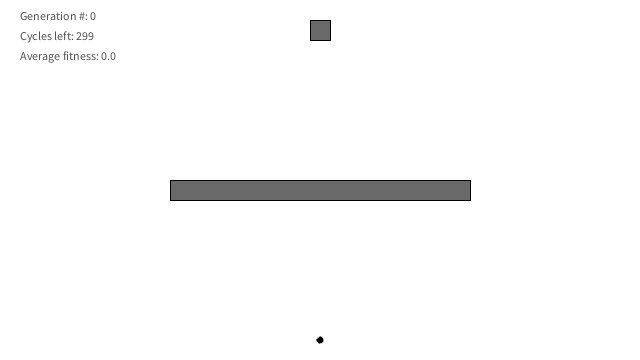
Frame 1 (no input)
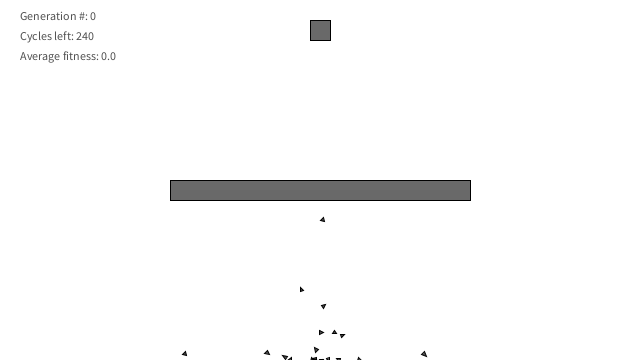
Frame 60 (the mouse pressed at the canvas centre just before this capture)
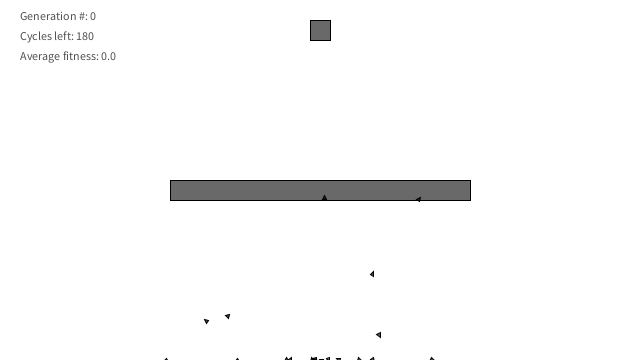
Frame 120 (the mouse held since frame 60 and released just before this capture)

The Processing sketch that drew these frames (run headless with seeded random() and noise(); from frame 60 on, the mouse is pressed at the canvas centre):

// Processing sketch: SmartRocketsv2
// ── SmartRocketsv2.pde
Population population;
ArrayList<Obstacle> obstacles;
void setup() {
  size(640, 360);
  population = new Population(0.05, 1, 300, 20, new Obstacle(width/2-10,20,20,20), new PVector(width/2, height-20));
  obstacles = new ArrayList<Obstacle>();
  obstacles.add(new Obstacle(width/2-150, height/2, 300, 20));
}


void draw() {
  background(255);
  population.run(obstacles);
  text("Generation #: " + population.generations,20, 20);
  text("Cycles left: " + (population.lifetime - population.current_time), 20, 40);
  text("Average fitness: " + population.avgfit, 20,60); 
  
   population.target.display();
   for(Obstacle o: obstacles) {
    o.display(); 
   }
 
}
// ── Classes.pde

class DNA {
  PVector[] genes;
  float maxforce;
  float fitness;
  float recordDist = -1;

  void fitness(PVector location, Obstacle target, float finish_time) {
    float dist = PVector.dist(location, target.location); 
    if (dist < recordDist || recordDist == -1) recordDist = dist;
    fitness = (1/(finish_time * recordDist));
    //fitness = pow(fitness, 2);
  }

  DNA(int num, float maxforce) {
    genes = new PVector[num];
    for (int i = 0; i<genes.length; i++) {
      genes[i] = PVector.random2D();
      genes[i].mult(random(0, maxforce));
    }
  }

  DNA crossover(DNA partner) {
    DNA dna = new DNA(min(genes.length, partner.genes.length), (maxforce + partner.maxforce)/2);

    int crossoverpoint = int(random(dna.genes.length));
    for (int i = 0; i < dna.genes.length; i++) {
      if (i <= crossoverpoint) dna.genes[i] = genes[i];
      else dna.genes[i] = partner.genes[i];
    }

    return dna;
  }

  void mutate(float mutation_rate) {
    for (int i = 0; i<genes.length; i++) {
      if (random(1) <= mutation_rate) {
        genes[i] = PVector.random2D();
        ;
        genes[i].mult(random(0, maxforce));
      }
    }
  }
}

/*
  if(location.x > width || location.x < 0 || location.y > height || location.y < 0)
 isAlive = false;
 */
class Rocket {
  PVector location;
  PVector velocity;
  PVector acceleration;
  float mass;
  DNA dna;
  int geneCounter = 0;
  float startX, startY;
  boolean stopped = false;
  boolean hit_target = false;
  int finish_time = 0;

  Rocket(float x, float y, DNA dna, float mass) {
    location = new PVector(x, y);
    this.velocity = new PVector();
    this.acceleration = new PVector();
    this.dna = dna;
    this.mass = mass;
    startX = x;
    startY = y;
  }

  void obstacles(ArrayList<Obstacle> obstacles) {
    for (Obstacle obstacle : obstacles ) {
      if (obstacle.contains(location))
        stopped = true;
    }
  }

  void applyForce(PVector f) {
    PVector force = f.copy();
    force.div(mass);
    acceleration.add(force);
  }

  void update(Obstacle target) {
    velocity.add(acceleration);
    location.add(velocity);
    acceleration.mult(0);
    float dist = PVector.dist(location, target.location); 
    if (dist < dna.recordDist || dna.recordDist == -1) dna.recordDist = dist;
  }

  Rocket crossover(Rocket partner) {
    DNA offspring = dna.crossover(partner.dna);
    Rocket child = new Rocket(startX, startY, offspring, (mass + partner.mass)/2);
    return child;
  }



  void display() {
    fill(0, 175);
    stroke(0);
    float theta = velocity.heading();

    pushMatrix();
    translate(location.x, location.y);
    rotate(theta);
    triangle(-mass, mass, -mass, -mass, mass, 0);

    popMatrix();
  }

  void run(Obstacle target) {
    if (target.contains(location)) {
      hit_target=true;
    } else {
      finish_time++;
    }
    if (location.x > width || location.x < 0 || location.y > height || location.y < 0) stopped = true;
    if (!stopped) {
      applyForce(dna.genes[geneCounter]);
      geneCounter++;
      update(target);
    }
    display();
  }
}

class Obstacle {
  PVector location;
  float w, h;

  Obstacle(float x, float y, float w, float h) {
    location = new PVector(x, y);
    this.w = w;
    this.h = h;
  }


  void display() {
    pushMatrix();
    fill(0, 150); 
    rectMode(CORNER);
    rect(location.x, location.y, w, h);
    popMatrix();
  }


  boolean contains(PVector v) {
    return (v.x > location.x && v.x < location.x + w && v.y > location.y && v.y < location.y + h);
  }
}


class Population {
  float mutationRate;
  Rocket[] population;
  Obstacle target;
  PVector start;
  ArrayList<Rocket> matingPool;
  int generations = 0;
  int current_time = 0;
  float maxforce;
  int lifetime;
  float avgfit = 0;

  Population(float mutationRate, float maxforce, int lifetime, int population_size, Obstacle target, PVector start) {
    this.mutationRate = mutationRate;
    this.maxforce = maxforce;
    this.lifetime = lifetime;
    population = new Rocket[population_size];
    this.target = target;
    this.start = start.copy();

    for (int i = 0; i <population.length; i++) {
      population[i] =new Rocket(start.x, start.y, new DNA(lifetime, maxforce), 2);
    }
  }

  void fitness() {
    float summation = 0;
    for (int i = 0; i<population.length; i++) {
      population[i].dna.fitness(population[i].location, target, population[i].finish_time);
      if (population[i].stopped) population[i].dna.fitness *= 0.1;
      if (population[i].hit_target) population[i].dna.fitness *= 2;
      summation += (population[i].dna.fitness * 1000);
    }
    avgfit = summation/population.length;
  }
  void selection() {
    matingPool = new ArrayList<Rocket>();
    for (int i = 0; i<population.length; i++) {
      print("Population["+ i + "]: "+ population[i].dna.fitness + "\n");
      int n = (int)(population[i].dna.fitness * 100000);

      for (int j =0; j< n; j++) {
        matingPool.add(population[i]);
      }
    }
  }

  void reproduction() {
    float size = matingPool.size();
    if (size == 0) { 
      for (int i = 0; i <population.length; i++) {
        population[i] =new Rocket(start.x, start.y, new DNA(lifetime, maxforce), 2);
      }
      return;
    }
    for (int i = 0; i <population.length; i++) {

      int a = int(random(size));
      int b = int(random(size));

      Rocket parentA = matingPool.get(a);
      Rocket parentB = matingPool.get(b);
      Rocket child = parentA.crossover(parentB);
      population[i] = child;
      population[i].dna.mutate(mutationRate);
    }
  }

  void live(ArrayList<Obstacle> obstacles) {
    current_time++;
    for (int i =0; i<population.length; i++) {
      population[i].obstacles(obstacles); 
      population[i].run(target);
    }
  }

  void evolve() {
    generations++;
    fitness();
    selection();
    reproduction();
  }

  void run(ArrayList<Obstacle> obstacles) {
    live(obstacles);
    if (current_time >= lifetime) {
      current_time = 0;
      evolve();
    }
  }
}
